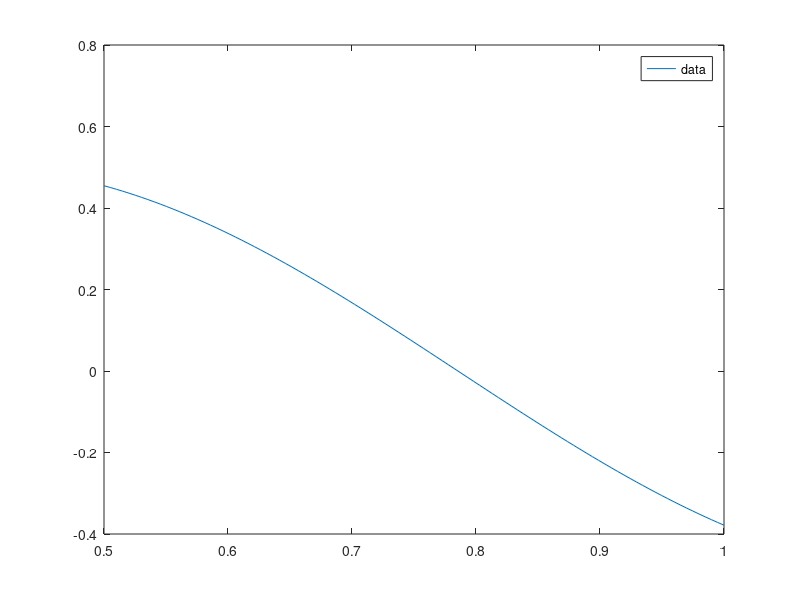

Reproduce this figure in MATLAB.
a=0.5;
b=1;
space=linspace(a,b);
f= @(x) sin(2*x).*cos(2*x);

%polyval(f(space),space);
plot(space,f(space),'-')
legend('data')
